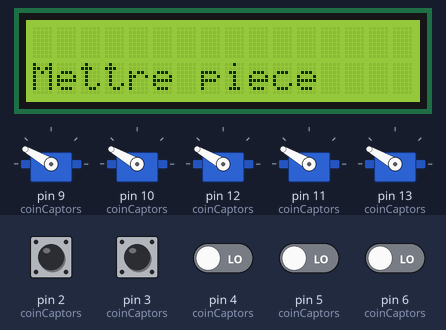
The sketch below on a simulated Arduino Uno, built with avr-gcc and run on an emulated ATmega328P. On the bench: 16×2 character LCD, 5 × servo. The inputs (shaded band) are chosen by the test bench; at power-on: pin 2 (coinCaptors), pin 3 (coinCaptors), pin 4 (coinCaptors), pin 5 (coinCaptors), pin 6 (coinCaptors) LOW. What the sketch prints to the serial monitor is not drawn.

Above: at 1.2 s.
1.3 s: pin 2 (coinCaptors) pulsed HIGH 2 times (0.12 s each, 0.3 s apart)
At 1.8 s:
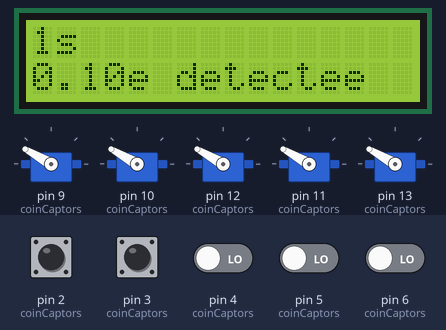
At 2.51 s:
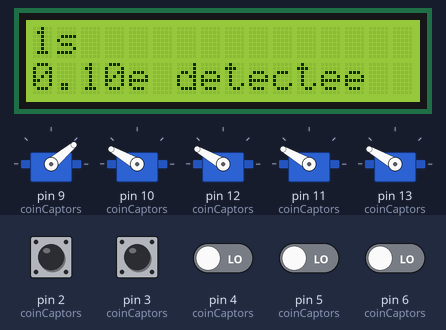
4.9 s: pin 3 (coinCaptors) pulsed HIGH 2 times (0.12 s each, 0.3 s apart)
At 6.03 s:
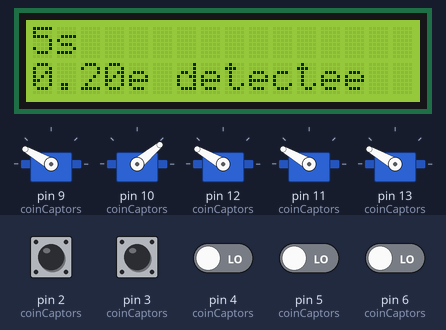
Timing chart, 0 to 7.9 s (numbered marks = the images above; inputs shaded):
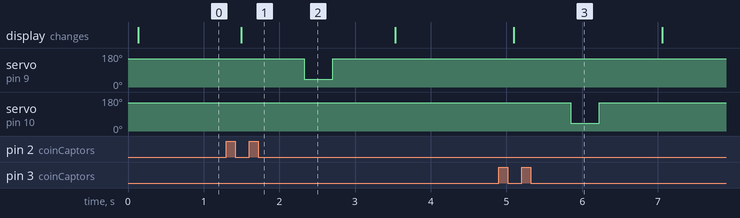

The sketch:

coins.ino
```cpp
#include <Keypad.h>
#include <LiquidCrystal_I2C.h>
#include <Stepper.h>
#include <Servo.h>


struct Coin {
  float coinValue; // La valeur de la pièce
  int captorPin; // Le numéro du pin sur lequel est branché le capteur infrarouge
  int servoPin; // Le numéro du pin sur lequel est branché le servo-moteur
};

LiquidCrystal_I2C lcd(0x27, 16, 2); // Ecran LCD branché à l'adresse 0x27 (trouvable grace au programme fourni) pouvant afficher 16 char par ligne et disposant de 2 lignes

const int captors = 5; // Nombre de capteurs
const Coin coinCaptors[] = {
  {0.1, 2, 9},
  {0.2, 3, 10},
  {0.5, 5, 12},
  {1.0, 4, 11},
  {2.0, 6, 13}
};
Servo servo[captors];

void setup() {
  Serial.begin(9600);

  // Initialisation de l'écran
  lcd.init();
  lcd.backlight();

  // Initialisation des capteurs infrarouges et des servo-moteurs
  for(int i = 0; i < captors; i++) {
    pinMode(coinCaptors[i].captorPin, INPUT);
    servo[i].attach(coinCaptors[i].servoPin);
    servo[i].write(150);
  }

  Serial.println("Le programme de test a démarré");
}

void writeToScreen(int line, String text) {
  // Clears the screen line
  for(int i = 0; i < 16; i++){
    lcd.setCursor(i, line);
    lcd.print(" ");
  }

  // Writes the text
  lcd.setCursor(0, line);
  lcd.print(text);
}

float waitForCoins(float price) {
  int last_state[captors];
  float sum = 0;

  while(sum < price) {
    for(int i = 0; i < captors; i++){
      int state = digitalRead(coinCaptors[i].captorPin);

      // On teste si le capteur infrarouge détecte un passage
      if (last_state[i] == HIGH && state == LOW) {

        Serial.print("pièce de ");
        Serial.print(coinCaptors[i].coinValue);
        Serial.println(" détectée");

        sum += coinCaptors[i].coinValue;

        writeToScreen(0, String(int(millis() / 1000)) + "s");
        writeToScreen(1, String(coinCaptors[i].coinValue) + "e detectee");
      }

      last_state[i] = state;
    }
  }

  float surplus = sum - price;
  Serial.print("Total ");
  Serial.print(sum);
  Serial.print("€ / ");
  Serial.print(price);
  Serial.print("€ demandés, exédant ");
  Serial.print(surplus);
  Serial.println("€");
  return surplus;
}


void giveMoneyBack(float amount) {
  for(int i = captors - 1; i >= 0; i--){
    float coinValue = coinCaptors[i].coinValue;
    int quantity = round(amount * 10) / int(coinValue * 10);
    float remaining = amount - coinValue * quantity;

    Serial.print("Reste à rembourser ");
    Serial.print(amount);
    Serial.print("€, rendu de ");
    Serial.print(quantity);
    Serial.print(" pièces de ");
    Serial.print(coinValue);
    Serial.print("€, restant ");
    Serial.print(remaining);
    Serial.println("€");

    for(int j = 0; j < quantity; j++){
      servo[i].write(40);
      delay(375);
      servo[i].write(150);
      delay(750);
    }

    amount = remaining;
  }
}


void loop() {
  writeToScreen(0, "");
	writeToScreen(1, "Mettre piece");
  float surplus = waitForCoins(0.02) + 0.02;
  delay(500);
  giveMoneyBack(surplus);
}
```

Measured:
- after the input at 1.3 s, servo on pin 9 (coinCaptors): 150° → 40° after 1.0 s, → 150° 0.38 s later; the display: changes after 0.20 s (image 1)
- after the input at 4.9 s, servo on pin 10 (coinCaptors): 150° → 40° after 0.95 s, → 150° 0.38 s later; the display: changes after 0.20 s (image 3)
